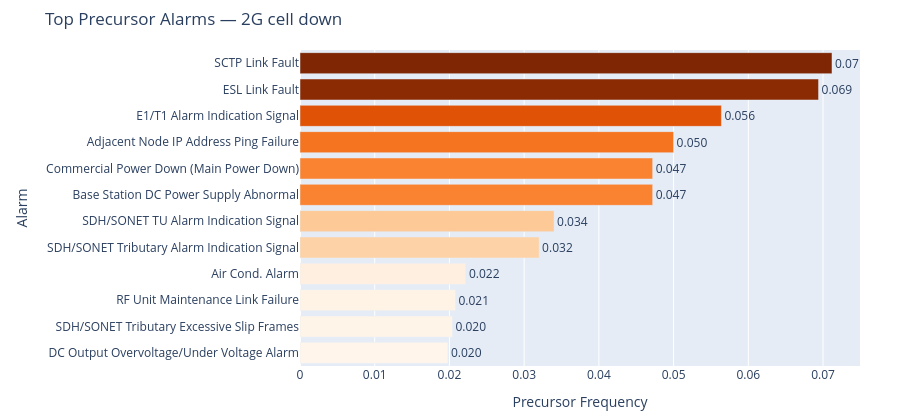
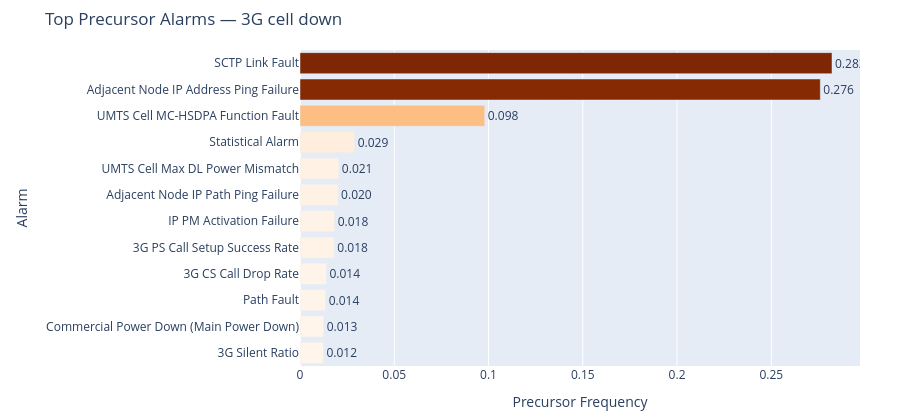
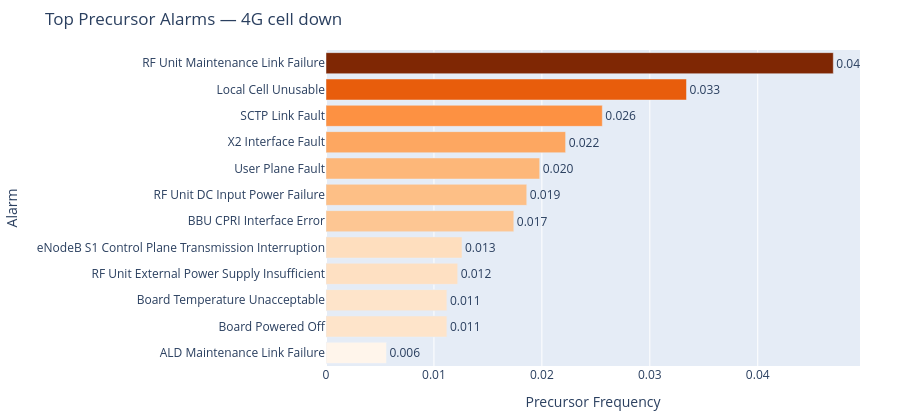
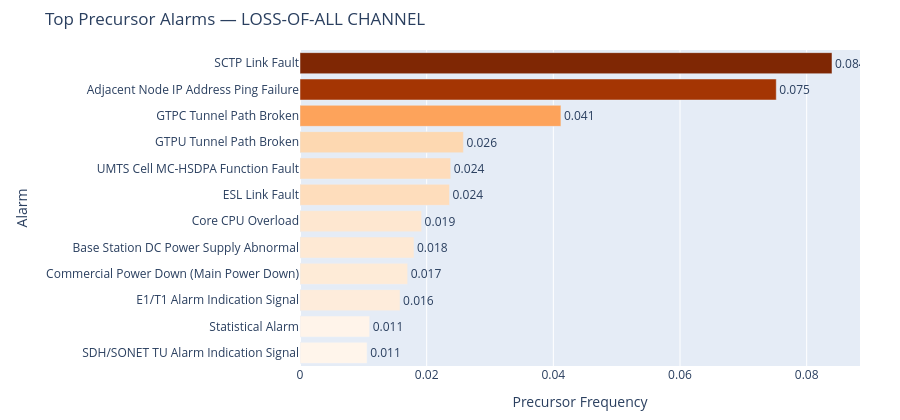

Here is the notebook cell these charts were saved with, in order:
### Markdown cell above
---
## 3. Precursor Deep-Dive per HS Category
> Non-HS alarms most likely to **precede** each HS event within a 60-minute window on the same site.

### Code cell
for cat in hs_cats:
    sub = precursor_df[precursor_df['hs_category'] == cat].head(12)
    if sub.empty:
        continue
    fig = px.bar(
        sub, x='frequency', y='precursor_alarm', orientation='h',
        color='frequency', color_continuous_scale='Oranges',
        title=f'Top Precursor Alarms — {cat}',
        labels={'frequency': 'Precursor Frequency', 'precursor_alarm': 'Alarm'},
        text='frequency',
    )
    fig.update_traces(texttemplate='%{text:.3f}', textposition='outside')
    fig.update_yaxes(autorange='reversed')
    fig.update_layout(coloraxis_showscale=False, height=420,
                      margin=dict(l=300, r=40, t=50, b=40))
    fig.show()

### Figure 1 — Plotly figure (JSON) as saved in the notebook; plotly's stock layout.template omitted (floating-point values rounded to 4 significant figures)
{"data": [{"hovertemplate": "Precursor Frequency=%{marker.color}<br>Alarm=%{y}<extra></extra>", "legendgroup": "", "marker": {"color": [0.0712, 0.0694, 0.0564, 0.05, 0.0472, 0.0472, 0.034, 0.032, 0.0222, 0.0208, 0.0204, 0.0198], "coloraxis": "coloraxis", "pattern": {"shape": ""}}, "name": "", "orientation": "h", "showlegend": false, "text": [0.0712, 0.0694, 0.0564, 0.05, 0.0472, 0.0472, 0.034, 0.032, 0.0222, 0.0208, 0.0204, 0.0198], "textposition": "outside", "texttemplate": "%{text:.3f}", "type": "bar", "x": [0.0712, 0.0694, 0.0564, 0.05, 0.0472, 0.0472, 0.034, 0.032, 0.0222, 0.0208, 0.0204, 0.0198], "xaxis": "x", "y": ["SCTP Link Fault", "ESL Link Fault", "E1/T1 Alarm Indication Signal", "Adjacent Node IP Address Ping Failure", "Commercial Power Down (Main Power Down)", "Base Station DC Power Supply Abnormal", "SDH/SONET TU Alarm Indication Signal", "SDH/SONET Tributary Alarm Indication Signal", "Air Cond. Alarm", "RF Unit Maintenance Link Failure", "SDH/SONET Tributary Excessive Slip Frames", "DC Output Overvoltage/Under Voltage Alarm"], "yaxis": "y"}], "layout": {"barmode": "relative", "coloraxis": {"colorbar": {"title": {"text": "Precursor Frequency"}}, "colorscale": [[0, "rgb(255,245,235)"], [0.125, "rgb(254,230,206)"], [0.25, "rgb(253,208,162)"], [0.375, "rgb(253,174,107)"], [0.5, "rgb(253,141,60)"], [0.625, "rgb(241,105,19)"], [0.75, "rgb(217,72,1)"], [0.875, "rgb(166,54,3)"], [1, "rgb(127,39,4)"]], "showscale": false}, "height": 420, "legend": {"tracegroupgap": 0}, "margin": {"b": 40, "l": 300, "r": 40, "t": 50}, "title": {"text": "Top Precursor Alarms — 2G cell down"}, "xaxis": {"anchor": "y", "domain": [0, 1], "title": {"text": "Precursor Frequency"}}, "yaxis": {"anchor": "x", "autorange": "reversed", "domain": [0, 1], "title": {"text": "Alarm"}}}}

### Figure 2 — Plotly figure (JSON) as saved in the notebook; plotly's stock layout.template omitted (floating-point values rounded to 4 significant figures)
{"data": [{"hovertemplate": "Precursor Frequency=%{marker.color}<br>Alarm=%{y}<extra></extra>", "legendgroup": "", "marker": {"color": [0.2822, 0.276, 0.098, 0.029, 0.0206, 0.0202, 0.0184, 0.0182, 0.014, 0.0136, 0.0126, 0.0124], "coloraxis": "coloraxis", "pattern": {"shape": ""}}, "name": "", "orientation": "h", "showlegend": false, "text": [0.2822, 0.276, 0.098, 0.029, 0.0206, 0.0202, 0.0184, 0.0182, 0.014, 0.0136, 0.0126, 0.0124], "textposition": "outside", "texttemplate": "%{text:.3f}", "type": "bar", "x": [0.2822, 0.276, 0.098, 0.029, 0.0206, 0.0202, 0.0184, 0.0182, 0.014, 0.0136, 0.0126, 0.0124], "xaxis": "x", "y": ["SCTP Link Fault", "Adjacent Node IP Address Ping Failure", "UMTS Cell MC-HSDPA Function Fault", "Statistical Alarm", "UMTS Cell Max DL Power Mismatch", "Adjacent Node IP Path Ping Failure", "IP PM Activation Failure", "3G PS Call Setup Success Rate", "3G CS Call Drop Rate", "Path Fault", "Commercial Power Down (Main Power Down)", "3G Silent Ratio"], "yaxis": "y"}], "layout": {"barmode": "relative", "coloraxis": {"colorbar": {"title": {"text": "Precursor Frequency"}}, "colorscale": [[0, "rgb(255,245,235)"], [0.125, "rgb(254,230,206)"], [0.25, "rgb(253,208,162)"], [0.375, "rgb(253,174,107)"], [0.5, "rgb(253,141,60)"], [0.625, "rgb(241,105,19)"], [0.75, "rgb(217,72,1)"], [0.875, "rgb(166,54,3)"], [1, "rgb(127,39,4)"]], "showscale": false}, "height": 420, "legend": {"tracegroupgap": 0}, "margin": {"b": 40, "l": 300, "r": 40, "t": 50}, "title": {"text": "Top Precursor Alarms — 3G cell down"}, "xaxis": {"anchor": "y", "domain": [0, 1], "title": {"text": "Precursor Frequency"}}, "yaxis": {"anchor": "x", "autorange": "reversed", "domain": [0, 1], "title": {"text": "Alarm"}}}}

### Figure 3 — Plotly figure (JSON) as saved in the notebook; plotly's stock layout.template omitted (floating-point values rounded to 4 significant figures)
{"data": [{"hovertemplate": "Precursor Frequency=%{marker.color}<br>Alarm=%{y}<extra></extra>", "legendgroup": "", "marker": {"color": [0.047, 0.0334, 0.0256, 0.0222, 0.0198, 0.0186, 0.0174, 0.0126, 0.0122, 0.0112, 0.0112, 0.0056], "coloraxis": "coloraxis", "pattern": {"shape": ""}}, "name": "", "orientation": "h", "showlegend": false, "text": [0.047, 0.0334, 0.0256, 0.0222, 0.0198, 0.0186, 0.0174, 0.0126, 0.0122, 0.0112, 0.0112, 0.0056], "textposition": "outside", "texttemplate": "%{text:.3f}", "type": "bar", "x": [0.047, 0.0334, 0.0256, 0.0222, 0.0198, 0.0186, 0.0174, 0.0126, 0.0122, 0.0112, 0.0112, 0.0056], "xaxis": "x", "y": ["RF Unit Maintenance Link Failure", "Local Cell Unusable", "SCTP Link Fault", "X2 Interface Fault", "User Plane Fault", "RF Unit DC Input Power Failure", "BBU CPRI Interface Error", "eNodeB S1 Control Plane Transmission Interruption", "RF Unit External Power Supply Insufficient", "Board Temperature Unacceptable", "Board Powered Off", "ALD Maintenance Link Failure"], "yaxis": "y"}], "layout": {"barmode": "relative", "coloraxis": {"colorbar": {"title": {"text": "Precursor Frequency"}}, "colorscale": [[0, "rgb(255,245,235)"], [0.125, "rgb(254,230,206)"], [0.25, "rgb(253,208,162)"], [0.375, "rgb(253,174,107)"], [0.5, "rgb(253,141,60)"], [0.625, "rgb(241,105,19)"], [0.75, "rgb(217,72,1)"], [0.875, "rgb(166,54,3)"], [1, "rgb(127,39,4)"]], "showscale": false}, "height": 420, "legend": {"tracegroupgap": 0}, "margin": {"b": 40, "l": 300, "r": 40, "t": 50}, "title": {"text": "Top Precursor Alarms — 4G cell down"}, "xaxis": {"anchor": "y", "domain": [0, 1], "title": {"text": "Precursor Frequency"}}, "yaxis": {"anchor": "x", "autorange": "reversed", "domain": [0, 1], "title": {"text": "Alarm"}}}}

### Figure 4 — Plotly figure (JSON) as saved in the notebook; plotly's stock layout.template omitted (floating-point values rounded to 4 significant figures)
{"data": [{"hovertemplate": "Precursor Frequency=%{marker.color}<br>Alarm=%{y}<extra></extra>", "legendgroup": "", "marker": {"color": [0.084, 0.0752, 0.0412, 0.0258, 0.0238, 0.0236, 0.0192, 0.018, 0.017, 0.0158, 0.011, 0.0106], "coloraxis": "coloraxis", "pattern": {"shape": ""}}, "name": "", "orientation": "h", "showlegend": false, "text": [0.084, 0.0752, 0.0412, 0.0258, 0.0238, 0.0236, 0.0192, 0.018, 0.017, 0.0158, 0.011, 0.0106], "textposition": "outside", "texttemplate": "%{text:.3f}", "type": "bar", "x": [0.084, 0.0752, 0.0412, 0.0258, 0.0238, 0.0236, 0.0192, 0.018, 0.017, 0.0158, 0.011, 0.0106], "xaxis": "x", "y": ["SCTP Link Fault", "Adjacent Node IP Address Ping Failure", "GTPC Tunnel Path Broken", "GTPU Tunnel Path Broken", "UMTS Cell MC-HSDPA Function Fault", "ESL Link Fault", "Core CPU Overload", "Base Station DC Power Supply Abnormal", "Commercial Power Down (Main Power Down)", "E1/T1 Alarm Indication Signal", "Statistical Alarm", "SDH/SONET TU Alarm Indication Signal"], "yaxis": "y"}], "layout": {"barmode": "relative", "coloraxis": {"colorbar": {"title": {"text": "Precursor Frequency"}}, "colorscale": [[0, "rgb(255,245,235)"], [0.125, "rgb(254,230,206)"], [0.25, "rgb(253,208,162)"], [0.375, "rgb(253,174,107)"], [0.5, "rgb(253,141,60)"], [0.625, "rgb(241,105,19)"], [0.75, "rgb(217,72,1)"], [0.875, "rgb(166,54,3)"], [1, "rgb(127,39,4)"]], "showscale": false}, "height": 420, "legend": {"tracegroupgap": 0}, "margin": {"b": 40, "l": 300, "r": 40, "t": 50}, "title": {"text": "Top Precursor Alarms — LOSS-OF-ALL CHANNEL"}, "xaxis": {"anchor": "y", "domain": [0, 1], "title": {"text": "Precursor Frequency"}}, "yaxis": {"anchor": "x", "autorange": "reversed", "domain": [0, 1], "title": {"text": "Alarm"}}}}
